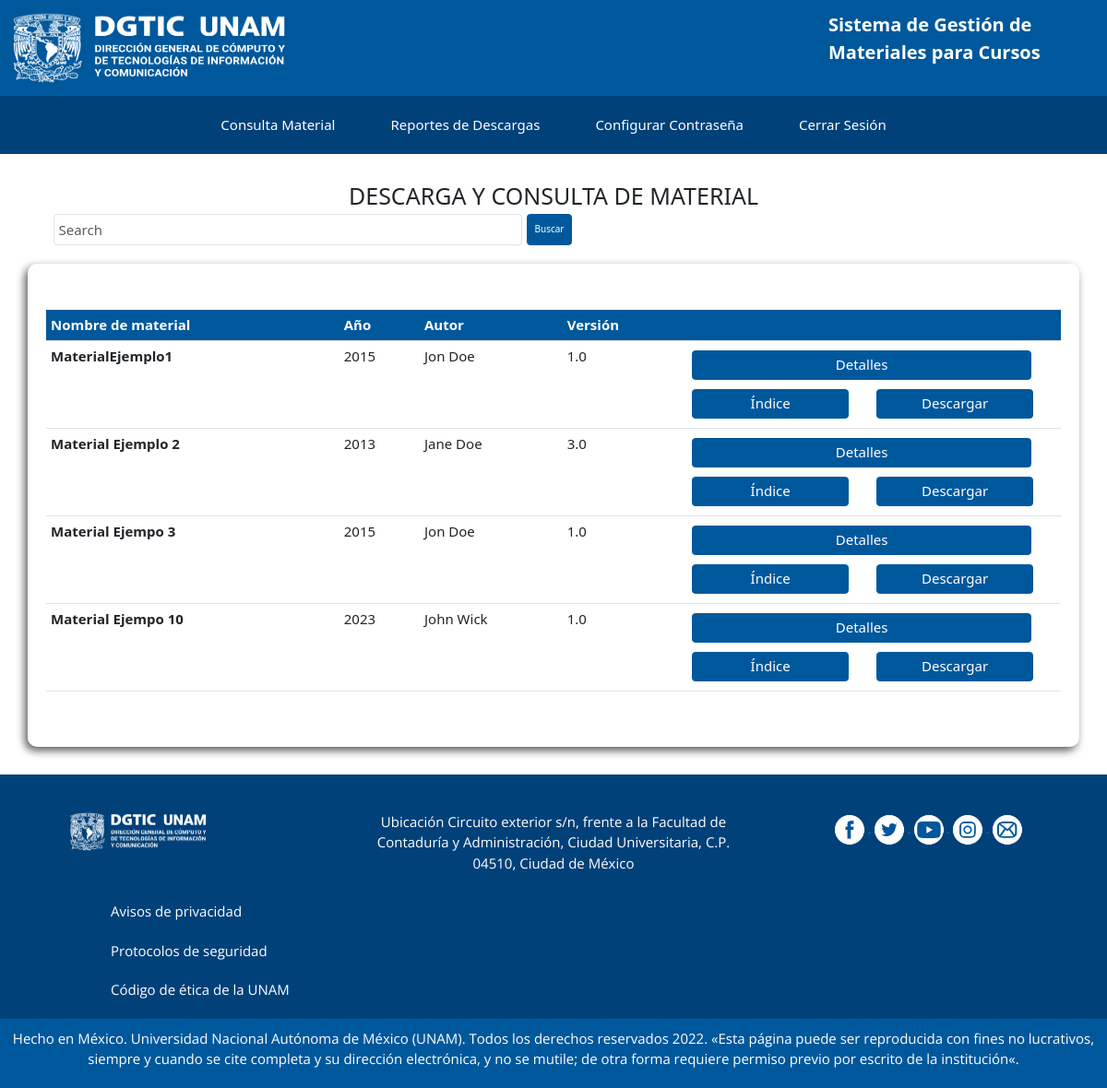
Before: /view/CE/CE-manage-material.php with the older database file.
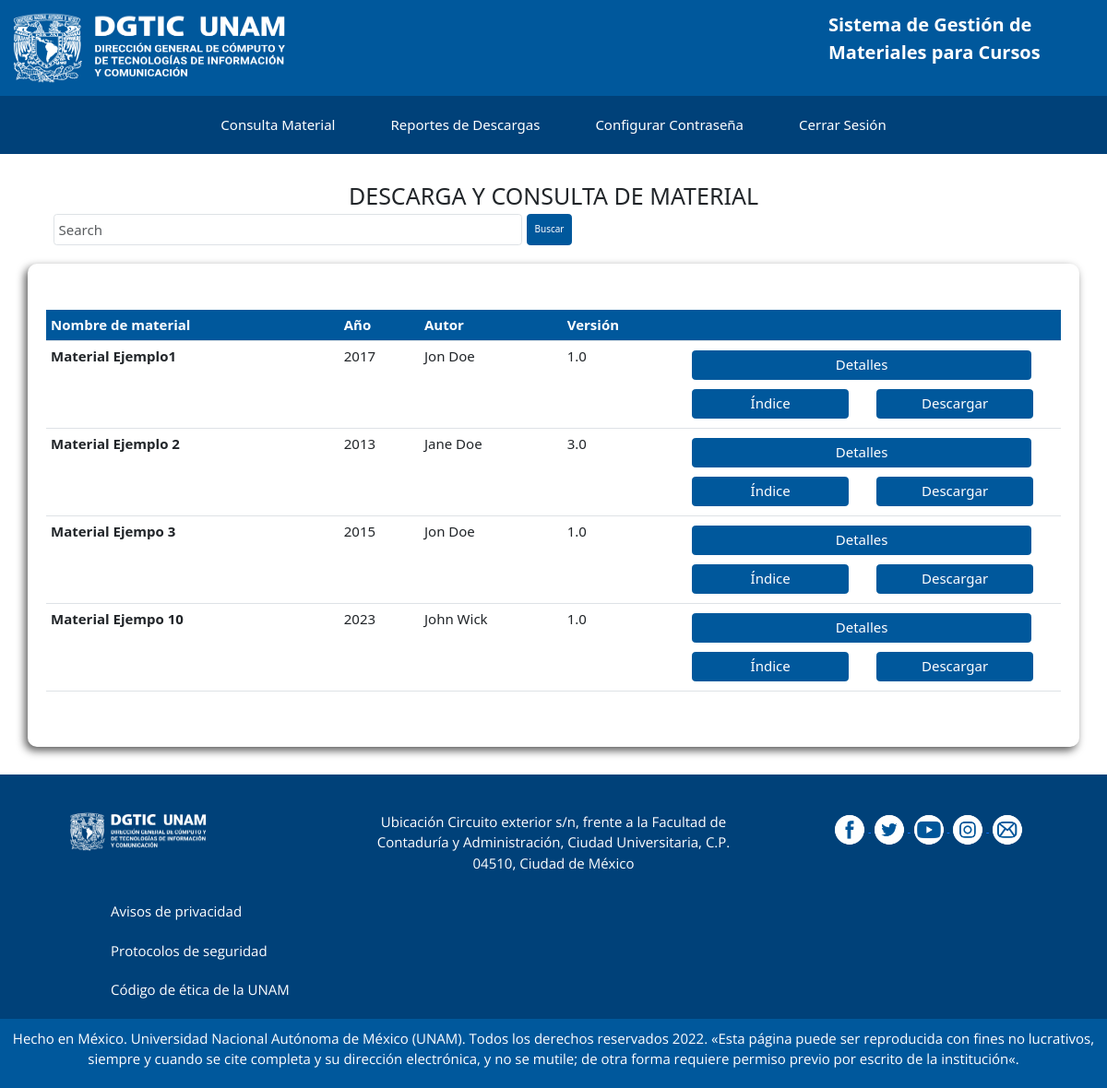
After: the same page with the newer database file.
### tables this page shows
CREATE TABLE `material` (
  `Material_Id` int(11) NOT NULL,
  `MaterialNombre` varchar(255) NOT NULL,
  `MaterialEstado` tinyint(1) NOT NULL DEFAULT 1,
  `MaterialISBN` varchar(100) DEFAULT NULL,
  `MaterialTiraje` int(11) DEFAULT NULL,
  `MaterialAutor` varchar(100) NOT NULL,
  `MaterialVersion` varchar(50) NOT NULL,
  `MaterialEdicion` int(11) DEFAULT NULL,
  `MaterialPaginas` int(11) DEFAULT NULL,
  `Area_Id` int(11) NOT NULL,
  `MaterialPDF` varchar(255) NOT NULL,
  `MaterialIndice` varchar(255) NOT NULL
);

### models/Qselect/select-material.php (called while the page is built, shortened)
<?php
    class SelectMaterials{
        public $connection;
        public function __construct()
        {
            $this -> connection = new Conexion();
        }
        public function getMaterials(){
            try {
                $connect = $this->connection -> conectar();
                $connect->setAttribute(PDO::ATTR_ERRMODE, PDO::ERRMODE_EXCEPTION);
                $query = "SELECT Material_Id, MaterialNombre, MaterialEstado, MaterialISBN, MaterialTiraje, MaterialAutor, MaterialVersion, MaterialEdicion, MaterialPaginas, MaterialPDF, MaterialIndice, secciones.SeccionNombre, area.AreaNombre FROM material JOIN area ON material.Area_Id=area.Area_Id JOIN secciones ON area.Seccion_Id=secciones.Seccion_Id WHERE MaterialEstado = True;";
                $queryP = $connect -> prepare($query);
                $queryP -> execute();
                $resultado = $queryP->fetchAll(PDO::FETCH_ASSOC);
            } catch (PDOException $ex) {
                echo 'Error: ' .$ex->getMessage() . die();
            }
            return $resultado;
        }
    }
?>

### view/layouts/templates/manage-material-templateCE.php (the view, shortened to what this page needs)
<div class="container sombra gestionar-material">
    <table class="table">
        <thead class="encabezado">
            <tr>
                <th scope="col">Nombre de material</th>
                <th scope="col">Año</th>
                <th scope="col">Autor</th>
                <th scope="col">Versión</th>
                <th scope="col"> </th>
            </tr>
        </thead>
        <tbody>
            <?php
            foreach ($infoMaterials as $infoMaterials) {
                $i = $i + 1; ?>
                <tr scope="col">
                    <th><?php echo $infoMaterials['MaterialNombre']; ?></th>
                    <td><?php echo $infoMaterials['MaterialEdicion']; ?></td>
                    <td><?php echo $infoMaterials['MaterialAutor']; ?></td>
                    <td><?php echo $infoMaterials['MaterialVersion']; ?></td>
                    <td>
                        <button type="button" class="btn btn-primary btn-tabla btn-CE" data-bs-toggle="modal" data-bs-target="#staticBackdrop<?php echo $infoMaterials['Material_Id']; ?>" value=<?php echo $infoMaterials['Material_Id']; ?>>
                            Detalles
                        </button>
                        <div class="btn-tabla-container">
                            <a href=<?php echo $infoMaterials['MaterialIndice']; ?>>
                                <button type="button" class="btn btn-primary btn-tabla">Índice</button>
                            </a>
                            <button type="button" class="btn btn-primary btn-tabla">Descargar</button>
                        </div>
                    </td>
                </tr>
            <?php } ?>
        </tbody>
    </table>
</div>

Changed rows visible on the page:
changed material: MaterialNombre "MaterialEjemplo1" → "Material Ejemplo1"; MaterialEdicion "2015" → "2017"
